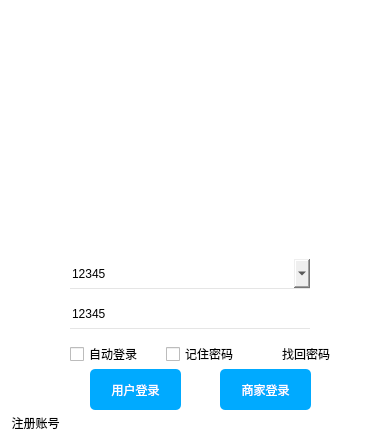
<?xml version="1.0" encoding="UTF-8"?>
<ui version="4.0">
 <class>loginWidget</class>
 <widget class="QWidget" name="loginWidget">
  <property name="geometry">
   <rect>
    <x>0</x>
    <y>0</y>
    <width>380</width>
    <height>447</height>
   </rect>
  </property>
  <property name="windowTitle">
   <string>loginWidget</string>
  </property>
  <property name="styleSheet">
   <string notr="true">.QWidget{
	background-color: rgb(255, 255, 255);
}

QPushButton{
	border:none;
}

QPushButton#btMin
{
	
	image: url(:/SetMin.png);
}

QPushButton#btClose
{
	
	image: url(:/Close.png);
}
QPushButton#btMin:hover
{
	background-color: rgb(226, 90, 68);
}

QPushButton#btClose:hover
{
	background-color: rgb(226, 90, 68);
}

QPushButton#loginbt
{
	border-radius:5px;
	background-color: rgb(0, 170, 255);
	font:normal 20px &quot;楷体&quot;;
	color:white;
	image: url(:/safe.png);
	image-position: left;

}
QPushButton#loginbt_2
{
	border-radius:5px;
	background-color: rgb(0, 170, 255);
	font:normal 20px &quot;楷体&quot;;
	color:white;
	image: url(:/safe.png);
	image-position: left;

}

QPushButton#Qrcodebt
{
	image: url(:/Qr.png);
}

QPushButton#Qrcodebt:hover
{
	image: url(:/Qrhover.png);
}

QComboBox,QLineEdit
{
	border:none;
	border-bottom:1px solid rgb(229,229,229);
	font:normal 18px &quot;楷体&quot;;
	
}
QComboBox:hover,QLineEdit:hover
{
	border-bottom:1px solid rgb(193,193,193);
}

QComboBox:focus,QLineEdit:focus
{
	border-bottom:1px solid rgb(18,183,245);
}

QComboBox::drop-down
{
	min-width:26px;
	border-image: url(:/drop-down.png);
}

QComboBox::drop-down:hover
{
	min-width:28px;
	border-image: url(:/drop-hover.png);
}

QComboBox::drop-down:checked
{
	min-width:30px;
	border-image: url(:/drop-up.png);
}

QLabel#avatar{
	
	image: url(:/2.bmp);
}
QPushButton#registbt:hover{
	
	color: rgb(0, 85, 255);
}
</string>
  </property>
  <widget class="QLabel" name="labtop">
   <property name="geometry">
    <rect>
     <x>0</x>
     <y>0</y>
     <width>380</width>
     <height>214</height>
    </rect>
   </property>
   <property name="text">
    <string/>
   </property>
   <property name="pixmap">
    <pixmap resource="images.qrc">:/login.gif</pixmap>
   </property>
   <property name="scaledContents">
    <bool>true</bool>
   </property>
  </widget>
  <widget class="QWidget" name="bwidget" native="true">
   <property name="geometry">
    <rect>
     <x>0</x>
     <y>209</y>
     <width>380</width>
     <height>241</height>
    </rect>
   </property>
   <widget class="QPushButton" name="registbt">
    <property name="geometry">
     <rect>
      <x>0</x>
      <y>200</y>
      <width>71</width>
      <height>28</height>
     </rect>
    </property>
    <property name="text">
     <string>注册账号</string>
    </property>
   </widget>
   <widget class="QPushButton" name="Qrcodebt">
    <property name="geometry">
     <rect>
      <x>340</x>
      <y>200</y>
      <width>32</width>
      <height>32</height>
     </rect>
    </property>
    <property name="text">
     <string/>
    </property>
   </widget>
   <widget class="QPushButton" name="loginbt">
    <property name="geometry">
     <rect>
      <x>220</x>
      <y>160</y>
      <width>91</width>
      <height>41</height>
     </rect>
    </property>
    <property name="text">
     <string>商家登录</string>
    </property>
   </widget>
   <widget class="QLineEdit" name="password">
    <property name="geometry">
     <rect>
      <x>70</x>
      <y>90</y>
      <width>240</width>
      <height>30</height>
     </rect>
    </property>
    <property name="styleSheet">
     <string notr="true"/>
    </property>
    <property name="inputMask">
     <string/>
    </property>
    <property name="text">
     <string>12345</string>
    </property>
    <property name="placeholderText">
     <string>密码</string>
    </property>
   </widget>
   <widget class="QWidget" name="layoutWidget">
    <property name="geometry">
     <rect>
      <x>70</x>
      <y>130</y>
      <width>281</width>
      <height>30</height>
     </rect>
    </property>
    <layout class="QHBoxLayout" name="horizontalLayout">
     <item>
      <widget class="QCheckBox" name="auto_login">
       <property name="text">
        <string>自动登录</string>
       </property>
      </widget>
     </item>
     <item>
      <widget class="QCheckBox" name="auto_word">
       <property name="text">
        <string>记住密码</string>
       </property>
      </widget>
     </item>
     <item>
      <widget class="QPushButton" name="find_word">
       <property name="text">
        <string>找回密码</string>
       </property>
      </widget>
     </item>
    </layout>
   </widget>
   <widget class="QComboBox" name="nameBox">
    <property name="geometry">
     <rect>
      <x>70</x>
      <y>50</y>
      <width>240</width>
      <height>30</height>
     </rect>
    </property>
    <property name="editable">
     <bool>true</bool>
    </property>
    <property name="duplicatesEnabled">
     <bool>false</bool>
    </property>
    <item>
     <property name="text">
      <string>12345</string>
     </property>
    </item>
    <item>
     <property name="text">
      <string>54321</string>
     </property>
    </item>
   </widget>
   <widget class="QPushButton" name="pushButton">
    <property name="geometry">
     <rect>
      <x>270</x>
      <y>77</y>
      <width>51</width>
      <height>41</height>
     </rect>
    </property>
    <property name="text">
     <string/>
    </property>
   </widget>
   <widget class="QPushButton" name="loginbt_2">
    <property name="geometry">
     <rect>
      <x>90</x>
      <y>160</y>
      <width>91</width>
      <height>41</height>
     </rect>
    </property>
    <property name="text">
     <string>用户登录</string>
    </property>
   </widget>
  </widget>
  <widget class="QPushButton" name="btClose">
   <property name="geometry">
    <rect>
     <x>338</x>
     <y>1</y>
     <width>41</width>
     <height>28</height>
    </rect>
   </property>
   <property name="text">
    <string/>
   </property>
  </widget>
  <widget class="QPushButton" name="btMin">
   <property name="geometry">
    <rect>
     <x>291</x>
     <y>1</y>
     <width>41</width>
     <height>28</height>
    </rect>
   </property>
   <property name="text">
    <string/>
   </property>
  </widget>
  <widget class="QLabel" name="avatar">
   <property name="geometry">
    <rect>
     <x>150</x>
     <y>150</y>
     <width>90</width>
     <height>90</height>
    </rect>
   </property>
   <property name="text">
    <string/>
   </property>
   <property name="pixmap">
    <pixmap resource="images.qrc">:/2.bmp</pixmap>
   </property>
   <property name="scaledContents">
    <bool>true</bool>
   </property>
  </widget>
 </widget>
 <resources>
  <include location="images.qrc"/>
 </resources>
 <connections/>
</ui>
